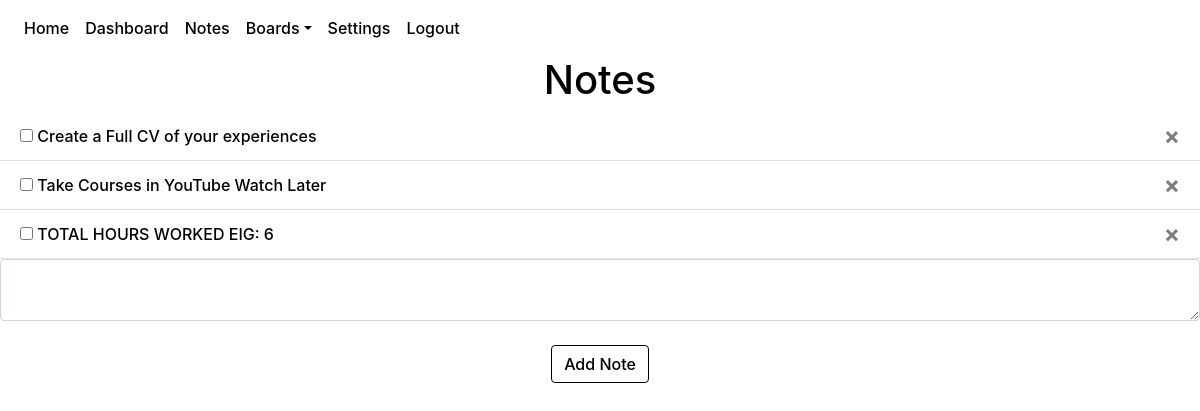
Before: /notes (signed in) with the older database file.
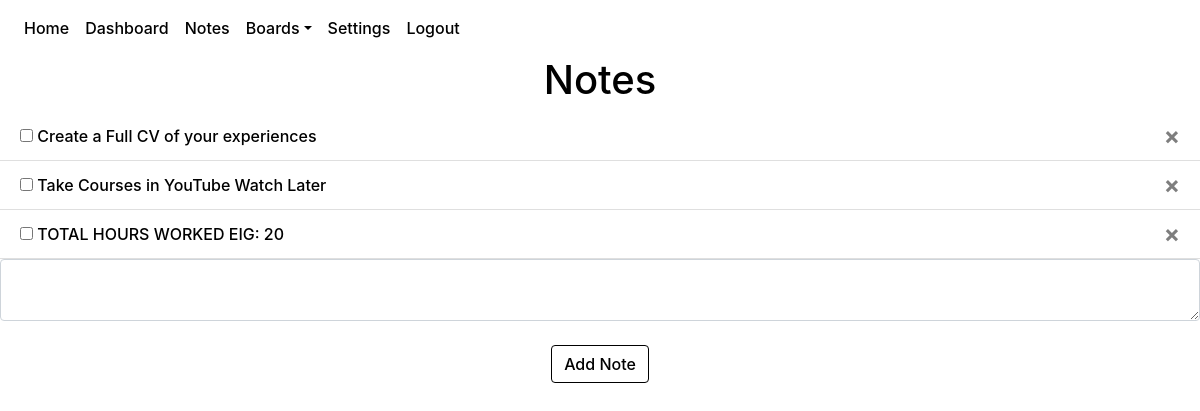
After: the same page with the newer database file.
### website/models.py (models this page shows)
class Note(db.Model):
    id = db.Column(db.Integer, primary_key=True)
    data = db.Column(db.String(10000))
    created = db.Column(db.DateTime(timezone=True), default=func.now())
    last_modified = db.Column(db.DateTime(timezone=True), default=func.now())
    completed = db.Column(db.Boolean, default = False)
    user_id = db.Column(db.Integer, db.ForeignKey('user.id'))

### website/views.py (the view, shortened to what this page needs)
@views.route('/notes', methods=['GET', 'POST'])
@login_required
def notes():
    return render_template("notes.html", user=current_user)

### website/__init__.py (called while the page is built)
def create_app():
    app = Flask(__name__)
    app.config['SECRET_KEY'] = urandom(12).hex()
    app.config['SQLALCHEMY_DATABASE_URI'] = f'sqlite:///{DB_NAME}'
    app.config['SQLALCHEMY_TRACK_MODIFICATIONS'] = False
    db.init_app(app)
    from .views import views
    from .auth import auth
    app.register_blueprint(views, url_prefix='/')
    app.register_blueprint(auth, url_prefix='/')
    from .models import User, Note, Board, Task, Category
    create_database(app)
    login_manager = LoginManager()
    login_manager.login_view = 'auth.login'
    login_manager.init_app(app)
    @login_manager.user_loader
    def load_user(id):
        return User.query.get(id)
    return app

### website/templates/notes.html (shortened to what this page needs)
{% extends "base.html" %} {% block title %}Notes{% endblock %}
{% block style %}
<link rel="stylesheet" href="{{ url_for('static', filename = 'notes.css') }}" />
{% endblock %}
{% block content %}
<h1 align="center">Notes</h1>
<ul class="list-group list-group-flush" id="notes-list">
  {% for note in user.notes %}
  {% set noteIdentifierClass = "N"+note.id|string %}
  <li class="list-group-item {{noteIdentifierClass}}", style="word-wrap:break-word;", id="list-item">
    {% if note.completed == True %}
    <input
    type="checkbox"
    id="show-note-checkbox"
    class="show-note {{ noteIdentifierClass }}"
    onclick="toggleNoteCompletion({{ note.id }})"
    checked />
    {% else %}
    <input
    type="checkbox"
    id="show-note-checkbox"
    class="show-note {{ noteIdentifierClass }}"
    onclick="toggleNoteCompletion({{ note.id }})" />
    {% endif %}
    <span class="show-note {{ noteIdentifierClass }}"id="show-note-text", ondblclick="editNoteDisplay({{ note.id }})">
      {{ note.data }}
    </span>
    <button
    type="button"
    class="close show-note {{ noteIdentifierClass }}"
    id="show-note-delete"
    onclick="showDeleteConfirmation(`deleteNote({{ note.id }});`, 'note');">
      <span class="delete-button" aria-hidden="true">&times;</span>
    </button>
  </li>
  {% endfor %}
</ul>
<form method="POST">
  <textarea name="note" id="note" class="form-control"></textarea>
  <br />
  <div align="center">
    <button type="submit" class="btn btn-primary">Add Note</button>
  </div>
</form>
{% endblock %}

Changed rows visible on the page:
no longer on this page (row edited): Note: data "TOTAL HOURS WORKED EIG: 6"
added Note: data "TOTAL HOURS WORKED EIG: 20"
